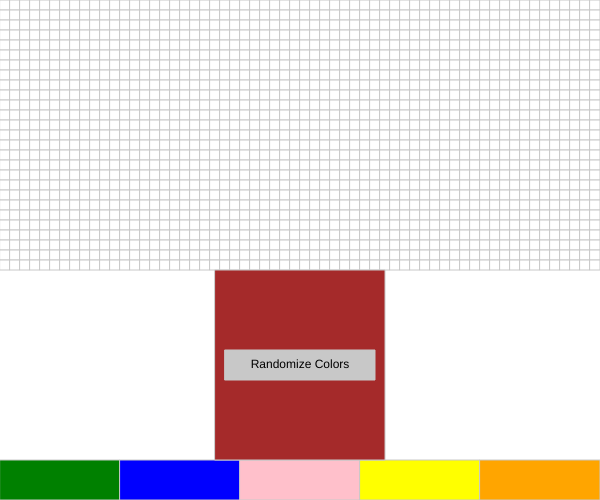
Frame 1 (no input)
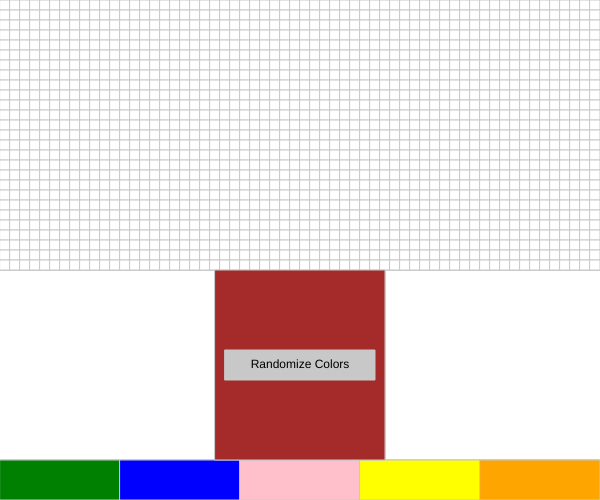
Frame 60 (no input)
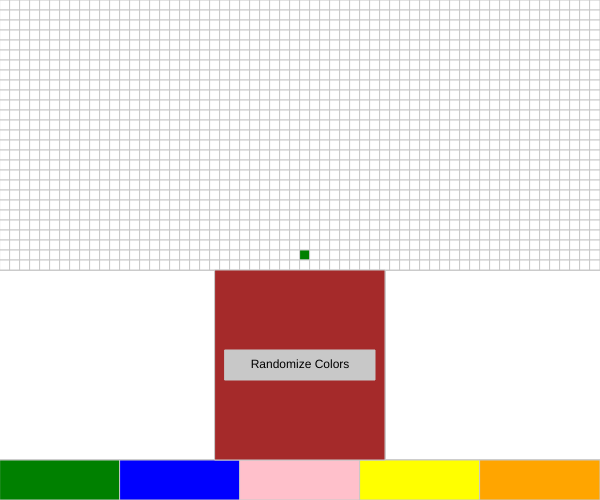
Frame 120 (the mouse pressed at the canvas centre since frame 60)

The p5.js sketch that drew these frames (run headless with seeded random() and noise() and a simulated clock; from frame 60 on, the mouse is pressed at the canvas centre):

// p5.js sketch
// ── sketch.js
function preload() {

}
let grid;
let rows, cols;
let cellSize = 10;
let paletteColors = ['green', 'blue', 'pink', 'yellow', 'orange'];
let selectedColor = 'green';
let paletteHeight =40;
let flowerpotHeight = 190; // Increased the height of the flowerpot
let flowerpotWidth = 170; // Width of the flowerpot
let randomizeButtonWidth, randomizeButtonHeight, randomizeButtonX, randomizeButtonY;

function setup() {
  createCanvas(600,500);
  rows = (height - paletteHeight - flowerpotHeight) / cellSize;
  cols = width / cellSize;
  grid = create2DArray(cols, rows);

  for (let i = 0; i < cols; i++) {
    for (let j = 0; j < rows; j++) {
      grid[i][j] = color(255); // Initialize all cells as white
    }
  }

  randomizeButtonWidth = 150;
  randomizeButtonHeight = 30;
  randomizeButtonX = (width - randomizeButtonWidth) / 2;
  randomizeButtonY = height - paletteHeight - flowerpotHeight + (flowerpotHeight - randomizeButtonHeight) / 2; // Place the button in the middle of the flowerpot
}

function draw() {
  
  background(255,20);
  drawGrid();
  drawPalette();
  drawFlowerpot();
  drawRandomizeButton();
}

function drawGrid() {
  for (let i = 0; i < cols; i++) {
    for (let j = 0; j < rows; j++) {
      fill(grid[i][j]);
      stroke(200);
      rect(i * cellSize, j * cellSize, cellSize, cellSize);
    }
  }
}

function drawPalette() {
  let paletteY = height - paletteHeight;
  for (let i = 0; i < paletteColors.length; i++) {
    fill(paletteColors[i]);
    rect(i * (width / paletteColors.length), paletteY, width / paletteColors.length, paletteHeight);
  }
}

function drawFlowerpot() {
  fill('brown');
  let flowerpotX = (width - flowerpotWidth) / 2;
  rect(flowerpotX, height - paletteHeight - flowerpotHeight, flowerpotWidth, flowerpotHeight);
}

function drawRandomizeButton() {
  fill(200);
  rect(randomizeButtonX, randomizeButtonY, randomizeButtonWidth, randomizeButtonHeight);
  fill(0);
  textAlign(CENTER, CENTER);
  text('Randomize Colors', randomizeButtonX + randomizeButtonWidth / 2, randomizeButtonY + randomizeButtonHeight / 2);
}

function mousePressed() {
  let paletteY = height - paletteHeight;
  let flowerpotY = height - paletteHeight - flowerpotHeight;

  // Check if the click is within the palette
  if (mouseY > paletteY) {
    let index = floor(mouseX / (width / paletteColors.length));
    if (index >= 0 && index < paletteColors.length) {
      selectedColor = paletteColors[index];
    }
  } else if (mouseY < flowerpotY) { 
    // Check if the click is within the grid
    let col = floor(mouseX / cellSize);
    let row = floor(mouseY / cellSize);
    if (col >= 0 && col < cols && row >= 0 && row < rows) {
      if (grid[col][row].toString() === color(selectedColor).toString()) {
        grid[col][row] = color(255); // Erase the color
      } else {
        grid[col][row] = color(selectedColor);
      }
    }
  } else if (mouseX > randomizeButtonX && mouseX < randomizeButtonX + randomizeButtonWidth &&
             mouseY > randomizeButtonY && mouseY < randomizeButtonY + randomizeButtonHeight) {
    randomizePaletteColors();
  }
}

function randomizePaletteColors() {
  let oldColors = [...paletteColors];
  for (let i = 1; i < paletteColors.length; i++) { // Skip the first color (green)
    paletteColors[i] = color(random(255), random(180), random(255));
  }

  // Update the grid colors to match the new palette colors
  for (let i = 0; i < cols; i++) {
    for (let j = 0; j < rows; j++) {
      let currentColor = grid[i][j];
      for (let k = 1; k < oldColors.length; k++) { // Skip the first color (green)
        if (currentColor.toString() === color(oldColors[k]).toString()) {
          grid[i][j] = color(paletteColors[k]);
        }
      }
    }
  }
}

function create2DArray(cols, rows) {
  let arr = new Array(cols);
  for (let i = 0; i < cols; i++) {
    arr[i] = new Array(rows);
  }
  return arr;
}
